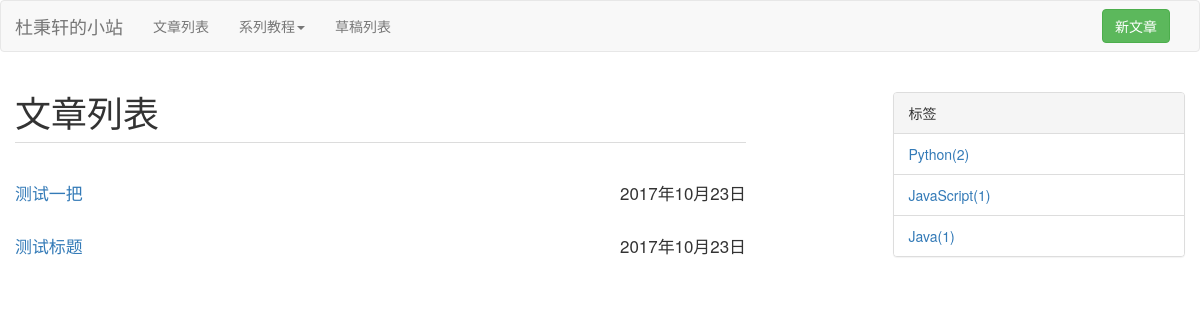
The app's page /article/list/?tag=1 (signed in), older data.
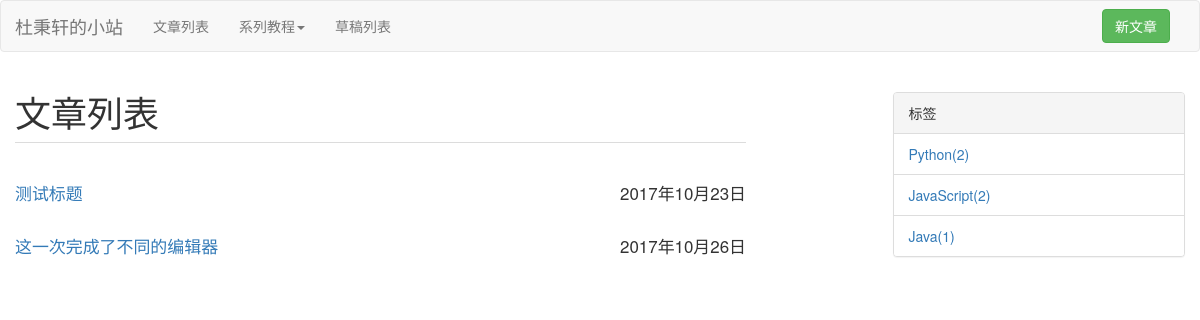
The same page, newer data.
### website/models.py (models this page shows, shortened)
class Article(models.Model):
    title = models.CharField(max_length=100, null=True, verbose_name='标题')
    content = models.TextField(null=True, verbose_name='内容')
    tags = models.ManyToManyField('Tag', null=True, verbose_name='标签', related_name='articles')
    categories = models.ForeignKey('Category', null=True, verbose_name='分类', related_name='articles')
    publish_time = models.DateTimeField(auto_now_add=True, verbose_name='发布时间')
    modify_time = models.DateTimeField(auto_now=True, verbose_name='修改时间')
    editor = models.ForeignKey('Editor', null=True, verbose_name='编辑器', related_name='articles')
    access_count = models.BigIntegerField(default=0, verbose_name='阅读量')
    status = models.IntegerField(default=1, verbose_name='状态')

class Tag(models.Model):
    name = models.CharField(max_length=128, unique=True, verbose_name='名称')
    status = models.IntegerField(default=1, verbose_name='状态')
    def count(self):
        return len(self.articles.all().filter(status=1))

### website/views.py (the view)
def article_list_page(request):
    tag_id = request.GET.get('tag', '')
    if tag_id:
        articles = Article.objects.filter(tags__id=tag_id, status=1)
    else:
        articles = Article.objects.filter(status=1)
    tags = Tag.objects.filter(status=1)
    categories = Category.objects.filter(status=1)
    return render(request, 'website/article_list_page.html', {'articles': articles, 'tags': tags,
                                                              'categories': categories, 'article_stats': 1})

### website/templates/website/article_list_page.html (shortened to what this page needs)
{% extends 'website/base.html' %}
{% block body_content %}
    <div class="container" style="height: 880px">
        <div class="row">
            <div class="col-md-9">
                <div class="row">
                    <h1>文章列表</h1>
                </div>
                <div class="row">
                    <div class="col-md-10" style="background-color: gainsboro"></div>
                </div>
                <br/>
                <div class="row">
                    {% for article in articles %}
                        <div class="row article-list">
                            <div class="col-lg-5">
                                <a href="{% url 'article:article_page' article.id %}"><p>{{ article.title }}</p></a>
                            </div>
                            <div class="col-lg-3 col-md-push-3">
                                <p>{{ article.publish_time | date:'Y年m月d日' }}</p>
                            </div>
                        </div>
                    {% endfor %}
                </div>
            </div>
            <div class="col-md-3">
                <div class="row">
                    <div class="panel panel-default">
                        <div class="panel-heading">标签</div>
                        <ul class="list-group">
                            {% for tag in tags %}
                                <li class="list-group-item">
                                    <a href="{% url 'article:article_list_page' %}?tag={{ tag.id }}">
                                        {% if article_stats == 1 %}
                                            {{ tag.name }}({{ tag.count }})
                                        {% else %}
                                            {{ tag.name }}({{ tag.draft_count }})
                                        {% endif %}
                                    </a>
                                </li>
                            {% endfor %}
                        </ul>
                    </div>
                </div>
            </div>
        </div>
    </div>
{% endblock %}

### website/templates/website/base.html (shortened to what this page needs)
{% load staticfiles %}
<!DOCTYPE html>
<html lang="en">
<head>
    <link rel="stylesheet" type="text/css" href="{% static 'bootstrap-3.3.7/css/bootstrap.min.css' %}">
    <link rel="stylesheet" type="text/css" href="{% static 'Font-Awesome-3.2.1/css/font-awesome.min.css' %}">
    <link rel="stylesheet" type="text/css" href="{% static 'dialog/src/css/bootstrap-dialog.css' %}">
    <link rel="stylesheet" type="text/css" href="{% static 'highlight/styles/default.css' %}">
    <link rel="stylesheet" type="text/css" href="{% static 'css/common.css' %}">
    <link rel="stylesheet" type="text/css" href="{% static 'summernote/summernote.css' %}">
    <link rel="stylesheet" type="text/css" href="{% static 'tagsinput/src/bootstrap-tagsinput.css' %}">
</head>
<body>
{% include 'website/nav.html' %}
{% block body_content %}
{% endblock %}
</body>
</html>

### website/templates/website/nav.html (shortened to what this page needs)
{% load staticfiles %}
<div class="navbar navbar-default" role="navigation">
    <div class="container">
        <div class="row">
            <div class="navbar-header">
                <a href="{% url 'index_page' %}" class="navbar-brand">杜秉轩的小站</a>
            </div>
            <div class="collapse navbar-collapse navbar-responsive-collapse">
                <ul class="nav navbar-nav">
                    <li><a href="{% url 'article:article_list_page' %}">文章列表</a></li>
                    {% if request.user.is_active %}
                    <li class="dropdown">
                        <a href="#" data-toggle="dropdown" class="dropdown-toggle">系列教程<span
                                class="caret"></span></a>
                    </li>
                    <li><a href="{% url 'article:draft_list_page' %}">草稿列表</a></li>
                </ul>
                <div class="navbar-form navbar-right">
                    <a href="{% url 'article:article_edit_page' 0 %}" class="btn btn-success">
                        新文章
                    </a>
                </div>
                {% endif %}
            </div>
        </div>
    </div>
</div>

### static/css/common.css (style rules this page uses)
.article-list { margin-top: 1.2em; font-size: 1.1em; }
.article-list p { font-size: 1.1em; }
.panel { margin-top: 20px; }

Row changes from the older to the newer data that the page shows:
no longer on this page (row edited): Article: title "测试一把", publish_time "2017年10月23日"
now on this page (row edited): Article: title "这一次完成了不同的编辑器", publish_time "2017年10月26日"
computed for Tag "JavaScript": count "1" → "2"
